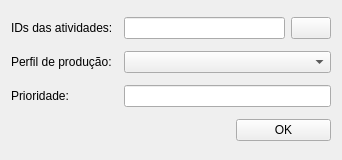
<?xml version="1.0" encoding="UTF-8"?>
<ui version="4.0">
 <class>Form</class>
 <widget class="QWidget" name="Form">
  <property name="geometry">
   <rect>
    <x>0</x>
    <y>0</y>
    <width>342</width>
    <height>160</height>
   </rect>
  </property>
  <property name="windowTitle">
   <string>Form</string>
  </property>
  <layout class="QGridLayout" name="gridLayout">
   <item row="0" column="0">
    <widget class="QLabel" name="label">
     <property name="text">
      <string>IDs das atividades:</string>
     </property>
    </widget>
   </item>
   <item row="0" column="1" colspan="2">
    <layout class="QHBoxLayout" name="horizontalLayout">
     <item>
      <widget class="QLineEdit" name="activityIdLe"/>
     </item>
     <item>
      <widget class="QPushButton" name="extractFieldBtn">
       <property name="text">
        <string/>
       </property>
      </widget>
     </item>
    </layout>
   </item>
   <item row="1" column="0">
    <widget class="QLabel" name="label_3">
     <property name="text">
      <string>Perfil de produção:</string>
     </property>
    </widget>
   </item>
   <item row="1" column="1" colspan="2">
    <widget class="QComboBox" name="profilesCb"/>
   </item>
   <item row="2" column="0">
    <widget class="QLabel" name="label_2">
     <property name="text">
      <string>Prioridade:</string>
     </property>
    </widget>
   </item>
   <item row="2" column="1" colspan="2">
    <widget class="QLineEdit" name="priorityLe"/>
   </item>
   <item row="3" column="0" colspan="2">
    <spacer name="horizontalSpacer">
     <property name="orientation">
      <enum>Qt::Horizontal</enum>
     </property>
     <property name="sizeHint" stdset="0">
      <size>
       <width>219</width>
       <height>20</height>
      </size>
     </property>
    </spacer>
   </item>
   <item row="3" column="2">
    <widget class="QPushButton" name="okBtn">
     <property name="text">
      <string>OK</string>
     </property>
    </widget>
   </item>
  </layout>
 </widget>
 <resources/>
 <connections/>
</ui>
